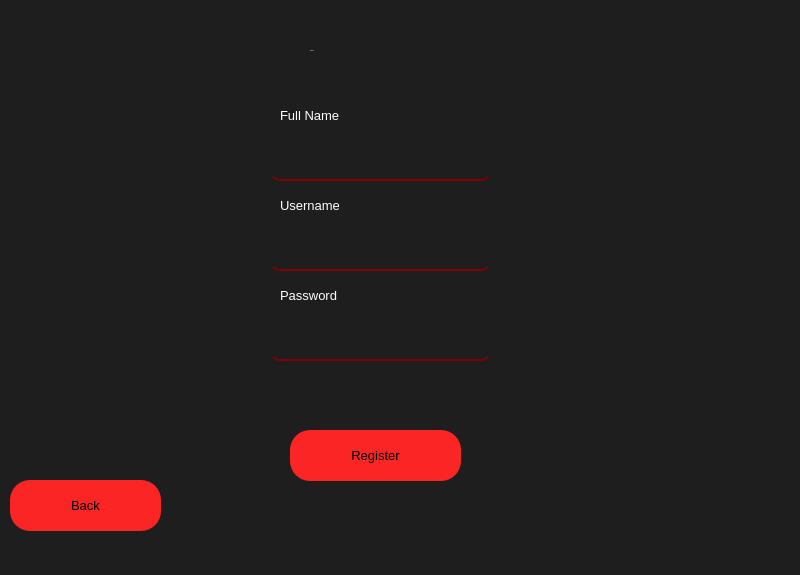
<?xml version="1.0" encoding="UTF-8"?>
<ui version="4.0">
 <class>MainWindow</class>
 <widget class="QMainWindow" name="MainWindow">
  <property name="geometry">
   <rect>
    <x>0</x>
    <y>0</y>
    <width>800</width>
    <height>575</height>
   </rect>
  </property>
  <property name="cursor">
   <cursorShape>ArrowCursor</cursorShape>
  </property>
  <property name="mouseTracking">
   <bool>false</bool>
  </property>
  <property name="windowTitle">
   <string>MainWindow</string>
  </property>
  <property name="autoFillBackground">
   <bool>false</bool>
  </property>
  <property name="styleSheet">
   <string notr="true">background-color: rgb(30, 30, 30);
border-radius:20px;</string>
  </property>
  <widget class="QWidget" name="centralwidget">
   <widget class="QLabel" name="label1">
    <property name="geometry">
     <rect>
      <x>300</x>
      <y>20</y>
      <width>331</width>
      <height>61</height>
     </rect>
    </property>
    <property name="font">
     <font>
      <family>Microsoft Himalaya</family>
      <pointsize>-1</pointsize>
      <weight>50</weight>
      <italic>false</italic>
      <bold>false</bold>
     </font>
    </property>
    <property name="styleSheet">
     <string notr="true">background-color:none;
font: 50px &quot;Microsoft Himalaya&quot;;
color:white;
padding:0 10px;
border-radius:20px;</string>
    </property>
    <property name="text">
     <string>Register</string>
    </property>
   </widget>
   <widget class="QLineEdit" name="line2">
    <property name="geometry">
     <rect>
      <x>270</x>
      <y>230</y>
      <width>221</width>
      <height>41</height>
     </rect>
    </property>
    <property name="styleSheet">
     <string notr="true">background-color:none;
font: 10pt &quot;SansSerif&quot;;
border-radius:10px;
border-bottom:2px solid maroon ;
background: transparent;
    outline: none;
    height: 50px;
    color: whitesmoke;
    font-size: 100%;
padding: 0 10px;
</string>
    </property>
    <property name="text">
     <string/>
    </property>
   </widget>
   <widget class="QLineEdit" name="line3">
    <property name="geometry">
     <rect>
      <x>270</x>
      <y>320</y>
      <width>221</width>
      <height>41</height>
     </rect>
    </property>
    <property name="styleSheet">
     <string notr="true">background-color:none;
font: 10pt &quot;SansSerif&quot;;
border-radius:10px;
border-bottom:2px solid maroon ;
background: transparent;
    outline: none;
    height: 50px;
    color: whitesmoke;
    font-size: 100%;
padding: 0 10px;
</string>
    </property>
    <property name="text">
     <string/>
    </property>
    <property name="echoMode">
     <enum>QLineEdit::Password</enum>
    </property>
   </widget>
   <widget class="QLabel" name="label3">
    <property name="geometry">
     <rect>
      <x>280</x>
      <y>180</y>
      <width>191</width>
      <height>51</height>
     </rect>
    </property>
    <property name="font">
     <font>
      <family>SansSerif</family>
      <pointsize>10</pointsize>
      <weight>50</weight>
      <italic>false</italic>
      <bold>false</bold>
     </font>
    </property>
    <property name="styleSheet">
     <string notr="true">background-color:none;
font: 10pt &quot;SansSerif&quot;;
color: rgb(255, 255, 255);
</string>
    </property>
    <property name="text">
     <string>Username</string>
    </property>
   </widget>
   <widget class="QLabel" name="label4">
    <property name="geometry">
     <rect>
      <x>280</x>
      <y>270</y>
      <width>191</width>
      <height>51</height>
     </rect>
    </property>
    <property name="font">
     <font>
      <family>SansSerif</family>
      <pointsize>10</pointsize>
      <weight>50</weight>
      <italic>false</italic>
      <bold>false</bold>
     </font>
    </property>
    <property name="styleSheet">
     <string notr="true">background-color:none;
font: 10pt &quot;SansSerif&quot;;
color: rgb(255, 255, 255);
</string>
    </property>
    <property name="text">
     <string>Password</string>
    </property>
   </widget>
   <widget class="QLabel" name="log">
    <property name="geometry">
     <rect>
      <x>270</x>
      <y>380</y>
      <width>261</width>
      <height>31</height>
     </rect>
    </property>
    <property name="font">
     <font>
      <family>SansSerif</family>
      <pointsize>12</pointsize>
      <weight>9</weight>
      <italic>true</italic>
      <bold>false</bold>
     </font>
    </property>
    <property name="styleSheet">
     <string notr="true">background-color:none;
font: 75 italic 12pt &quot;SansSerif&quot;;
color:red;</string>
    </property>
    <property name="text">
     <string/>
    </property>
   </widget>
   <widget class="QPushButton" name="button1">
    <property name="geometry">
     <rect>
      <x>290</x>
      <y>430</y>
      <width>171</width>
      <height>51</height>
     </rect>
    </property>
    <property name="font">
     <font>
      <pointsize>10</pointsize>
     </font>
    </property>
    <property name="cursor">
     <cursorShape>PointingHandCursor</cursorShape>
    </property>
    <property name="styleSheet">
     <string notr="true">QPushButton{
background-color:#fb2525;;
border-style:outset;
border-radius:20px;
}
QPushButton:hover{
border-radius:20px;
background-color:rgb(250, 192, 192);
font: 75 10pt &quot;SansSerif&quot;;
color:rgb(255, 255, 255)

}</string>
    </property>
    <property name="text">
     <string>Register</string>
    </property>
   </widget>
   <widget class="QLineEdit" name="line1">
    <property name="geometry">
     <rect>
      <x>270</x>
      <y>140</y>
      <width>221</width>
      <height>41</height>
     </rect>
    </property>
    <property name="styleSheet">
     <string notr="true">background-color:none;
font: 10pt &quot;SansSerif&quot;;
border-radius:10px;
border-bottom:2px solid maroon ;
background: transparent;
    outline: none;
    height: 50px;
    color: whitesmoke;
    font-size: 100%;
padding: 0 10px;
</string>
    </property>
    <property name="text">
     <string/>
    </property>
   </widget>
   <widget class="QLabel" name="label3_2">
    <property name="geometry">
     <rect>
      <x>280</x>
      <y>90</y>
      <width>191</width>
      <height>51</height>
     </rect>
    </property>
    <property name="font">
     <font>
      <family>SansSerif</family>
      <pointsize>10</pointsize>
      <weight>50</weight>
      <italic>false</italic>
      <bold>false</bold>
     </font>
    </property>
    <property name="styleSheet">
     <string notr="true">background-color:none;
font: 10pt &quot;SansSerif&quot;;
color: rgb(255, 255, 255);
</string>
    </property>
    <property name="text">
     <string>Full Name</string>
    </property>
   </widget>
   <widget class="QPushButton" name="button2">
    <property name="geometry">
     <rect>
      <x>10</x>
      <y>480</y>
      <width>151</width>
      <height>51</height>
     </rect>
    </property>
    <property name="font">
     <font>
      <pointsize>10</pointsize>
     </font>
    </property>
    <property name="cursor">
     <cursorShape>PointingHandCursor</cursorShape>
    </property>
    <property name="styleSheet">
     <string notr="true">QPushButton{
background-color:#fb2525;;
border-style:outset;
border-radius:20px;
}
QPushButton:hover{
border-radius:20px;
background-color:rgb(250, 192, 192);
font: 75 10pt &quot;SansSerif&quot;;
color:rgb(255, 255, 255)

}</string>
    </property>
    <property name="text">
     <string>Back</string>
    </property>
   </widget>
  </widget>
  <widget class="QStatusBar" name="statusbar"/>
 </widget>
 <resources/>
 <connections/>
</ui>
